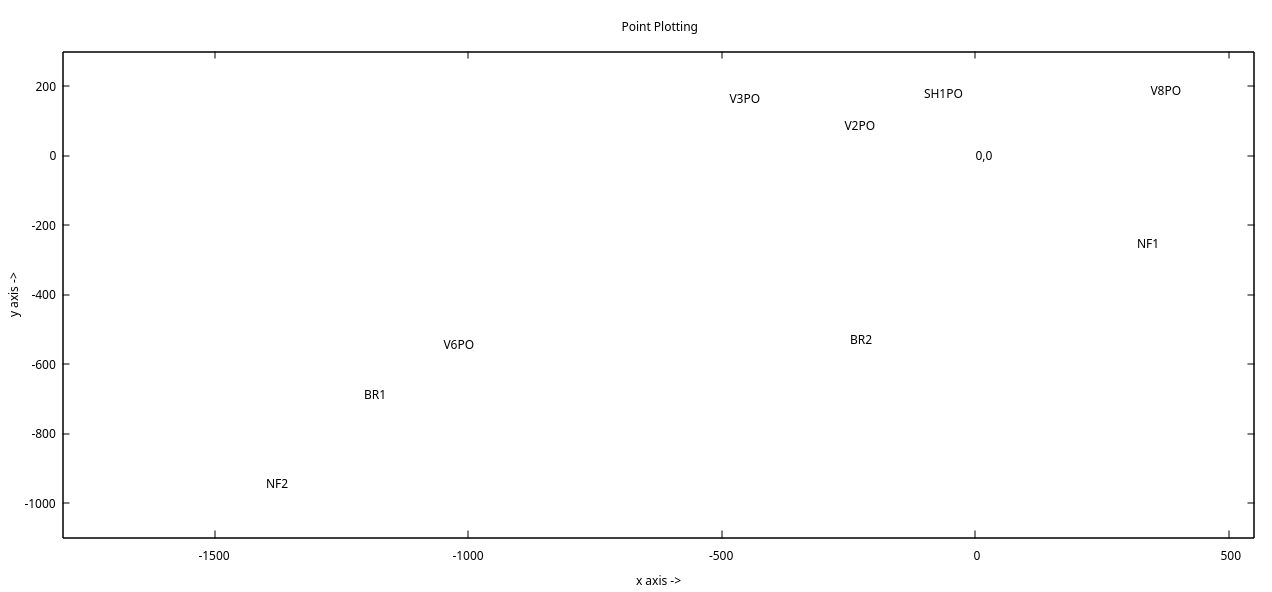

Recreate this plot in gnuplot.


unset key

#min x: -1376
#max x: 374
#min z: -944
#max z: 187



set xrange [-1800: 550]
set yrange [-1100: 300]

set title "Point Plotting"

set xlabel "x axis ->"
set ylabel "y axis ->"

set tics

set style function dots

set parametric

print "2D plot ahead, one moment please ..."

set label "0,0" at 0, 0

plot   'nether.data'           using 1:3:4 with labels

pause -1 "Hit return to resume"

reset
